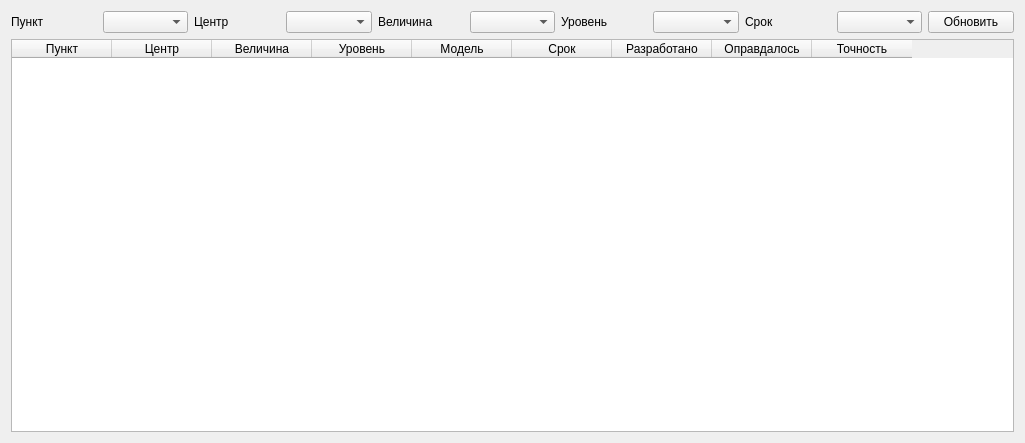
<?xml version="1.0" encoding="UTF-8"?>
<ui version="4.0">
 <class>ForecastFResultWidget</class>
 <widget class="QWidget" name="ForecastFResultWidget">
  <property name="geometry">
   <rect>
    <x>0</x>
    <y>0</y>
    <width>1025</width>
    <height>443</height>
   </rect>
  </property>
  <property name="sizePolicy">
   <sizepolicy hsizetype="Preferred" vsizetype="Fixed">
    <horstretch>0</horstretch>
    <verstretch>0</verstretch>
   </sizepolicy>
  </property>
  <property name="windowTitle">
   <string>ForecastWidget</string>
  </property>
  <layout class="QGridLayout" name="gridLayout">
   <item row="0" column="0">
    <layout class="QHBoxLayout" name="horizontalLayout">
     <item>
      <widget class="QLabel" name="label">
       <property name="text">
        <string>Пункт</string>
       </property>
      </widget>
     </item>
     <item>
      <widget class="QComboBox" name="comboBox_3"/>
     </item>
     <item>
      <widget class="QLabel" name="label_2">
       <property name="text">
        <string>Центр</string>
       </property>
      </widget>
     </item>
     <item>
      <widget class="QComboBox" name="comboBox_2"/>
     </item>
     <item>
      <widget class="QLabel" name="label_3">
       <property name="text">
        <string>Величина</string>
       </property>
      </widget>
     </item>
     <item>
      <widget class="QComboBox" name="comboBox"/>
     </item>
     <item>
      <widget class="QLabel" name="label_4">
       <property name="text">
        <string>Уровень</string>
       </property>
      </widget>
     </item>
     <item>
      <widget class="QComboBox" name="comboBox_4"/>
     </item>
     <item>
      <widget class="QLabel" name="label_5">
       <property name="text">
        <string>Срок</string>
       </property>
      </widget>
     </item>
     <item>
      <widget class="QComboBox" name="comboBox_5"/>
     </item>
     <item>
      <widget class="QPushButton" name="resetBtn">
       <property name="text">
        <string>Обновить</string>
       </property>
      </widget>
     </item>
    </layout>
   </item>
   <item row="1" column="0">
    <widget class="QTableWidget" name="frcstTypeTree">
     <property name="showDropIndicator" stdset="0">
      <bool>false</bool>
     </property>
     <column>
      <property name="text">
       <string>Пункт</string>
      </property>
     </column>
     <column>
      <property name="text">
       <string>Центр</string>
      </property>
     </column>
     <column>
      <property name="text">
       <string>Величина</string>
      </property>
     </column>
     <column>
      <property name="text">
       <string>Уровень</string>
      </property>
     </column>
     <column>
      <property name="text">
       <string>Модель</string>
      </property>
     </column>
     <column>
      <property name="text">
       <string>Срок</string>
      </property>
     </column>
     <column>
      <property name="text">
       <string>Разработано</string>
      </property>
     </column>
     <column>
      <property name="text">
       <string>Оправдалось</string>
      </property>
     </column>
     <column>
      <property name="text">
       <string>Точность</string>
      </property>
     </column>
    </widget>
   </item>
  </layout>
 </widget>
 <layoutdefault spacing="6" margin="11"/>
 <resources/>
 <connections/>
</ui>
